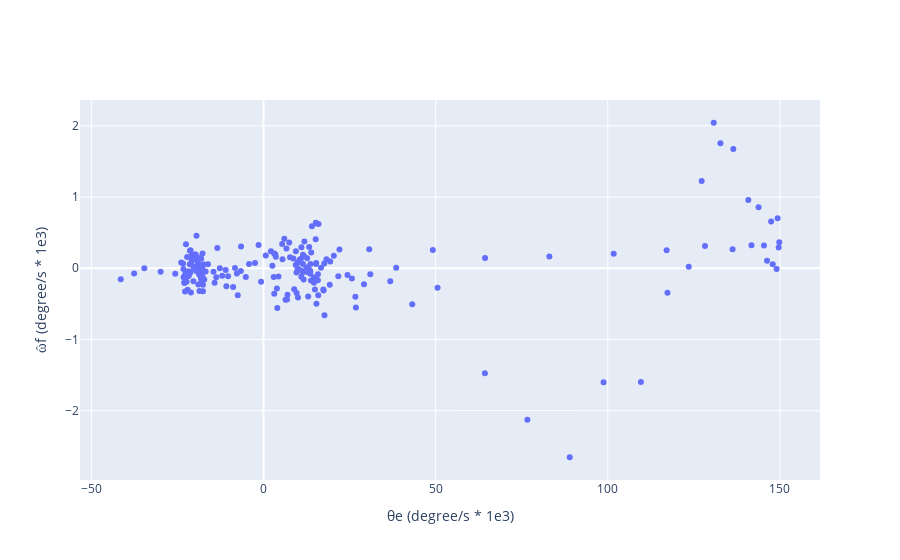

This figure's notebook cell:
### Code cell
f2 = go.Figure(go.Scatter(x = chase_df.loc[:,'error_theta'], y = omega_hat[3:-3], mode = 'markers'))
f2.update_layout(
        xaxis_title="θe (degree/s * 1e3)",
        yaxis_title="ω̂f (degree/s * 1e3)"
    )
f2

### Figure 1 — Plotly figure (JSON) as saved in the notebook; plotly's stock layout.template omitted (floating-point values rounded to 4 significant figures; data arrays with more than 128 entries replaced by an {"elided": "..."} marker saying what was removed)
{"data": [{"mode": "markers", "type": "scatter", "x": {"elided": "220 float values"}, "y": {"elided": "212 float values"}}], "layout": {"xaxis": {"title": {"text": "θe (degree/s * 1e3)"}}, "yaxis": {"title": {"text": "ω̂f (degree/s * 1e3)"}}}}
